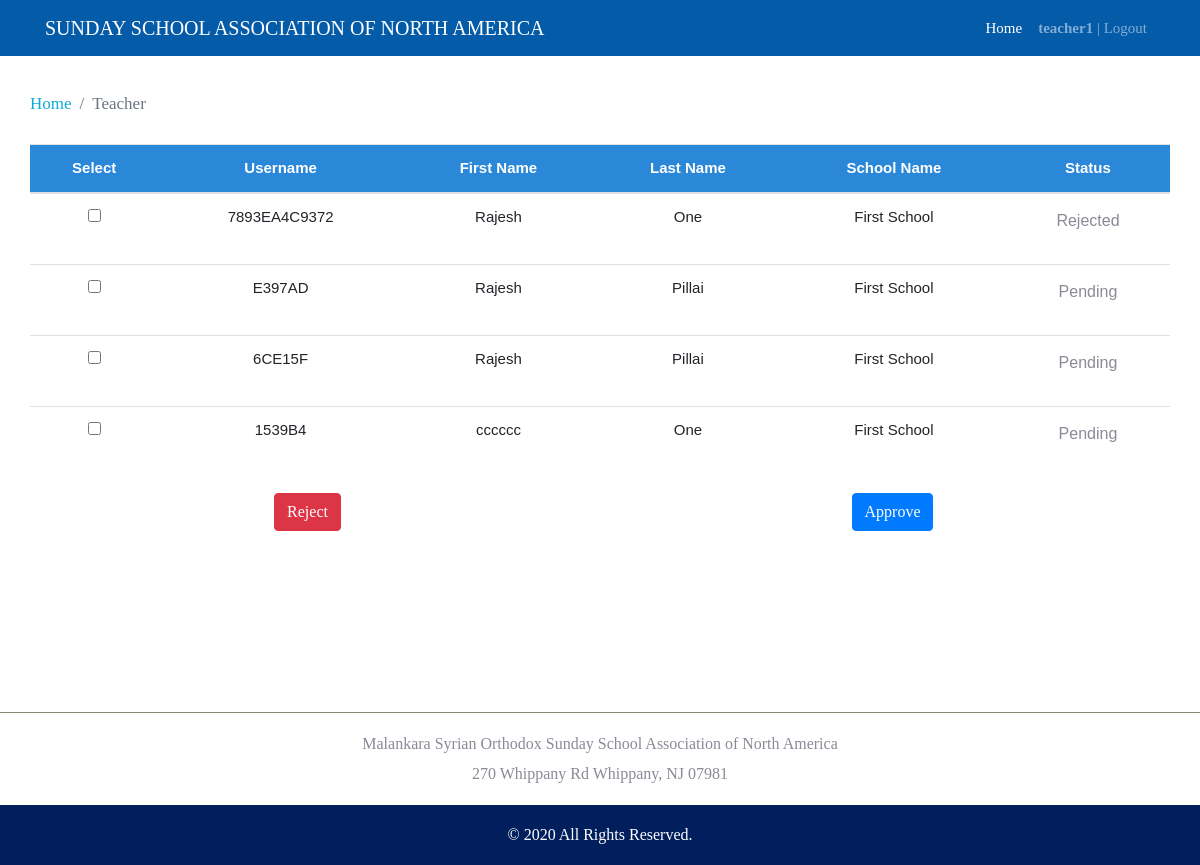
The page /teacher (signed in) on the database its author committed.
### exam/models.py (models this page shows, shortened)
class User(AbstractUser):
    is_student = models.BooleanField(default=False)
    email = models.EmailField(unique=True)

class Student(models.Model):
    user = models.OneToOneField(User, on_delete=models.CASCADE,)
    school = models.ForeignKey(School, on_delete=models.CASCADE, related_name='school')
    gender = models.CharField(max_length=10, default='')
    age = models.IntegerField( default=0)
    address = models.CharField(max_length=255, default='')
    address2 = models.CharField(max_length=255, default='')
    city = models.CharField(max_length=255, default='')
    state = models.CharField(max_length=255, default='')
    zipcode = models.IntegerField( default=0)
    phoneno = models.CharField( default='', max_length=15,)
    score = models.IntegerField(default=0)
    accademicYear = models.IntegerField( default=0)
    is_approved = models.BooleanField(default=False)
    status = models.IntegerField( default=0)
    def __str__(self):
        return self.user.username

class School(models.Model):
    name = models.CharField(max_length=255)
    description = models.CharField(max_length=255)
    is_active = models.BooleanField(default=False)

### exam/views/teacher.py (the view)
# urls.py: path('teacher', TeacherHome.as_view(), name='teacher'),
@method_decorator([login_required], name='dispatch')
class TeacherHome(ListView):
    context_object_name = 'students'
    model = Student
    paginate_by = 10
    template_name = 'teachers/home.html'
    print("...TeacherHome.......")
    def get_context_data(self, **kwargs):
        context = super(TeacherHome, self).get_context_data(**kwargs)
        print("...TeacherHome.......", context)
        return context

### templates/teachers/home.html (shortened to what this page needs)
{% extends 'baseexam.html' %}
{% block style %}
{% load static %}
<link href="{% static 'css/teachers.css' %}" rel="stylesheet">
{% endblock %}
{% block content %}
<div style="min-height: 55vh;">
<br>
  {% include 'includes/breadcrumb.html' %}
    <br>
    <div class="col-12">
      <table class="table">
        <thead class="table-heading">
          <tr>
          <th>Select</th>
          <th>Username</th>
          <th>First Name</th>
          <th>Last Name</th>
          <th>School Name</th>
          <th>Status</th>
        </tr>
        </thead>
    {% for student in students %}
      <tr class="{% cycle 'row1' 'row2' %}">
        <td><input name="studentid" type="checkbox" value="{{ student.id }}" /></td>
        <td>{{ student.user.username }}</td>
        <td>{{ student.user.first_name }}</td>
        <td>{{ student.user.last_name }}</td>
        <td>{{ student.school.name }}</td>
        <td>{% if student.status == 0	%}
          <p>Pending</p>
        {% elif student.status == 1 %}
          <p>Approved</p>
        {% else %}
        <p>Rejected</p>
        {% endif %}</td>
     </tr>
    {% empty %}
      <div class="col-sm-6" style="margin-top: 10pt;"><p class="text-warning">No students registred.</p></div>
    {% endfor %}
  </table>
{% if students %}
<div class="row">
  <div class="col-6">
    <button class="btn btn-danger"  onclick="saveStudent(2)">Reject</button>
  </div>
  <div class="col-6"><button class="btn btn-primary"  onclick="saveStudent(1)">Approve</button></div>
  </div>
  </div>
{% endif %}
</div>
{% endblock %}

### templates/includes/navexam.html (shortened to what this page needs)
{% with url_name=request.resolver_match.url_name %}
<nav class="navbar navbar-expand-lg navbar-dark bg-brown static-top" style="background-color: #045ba8 !important;">
    <div class="container">
        <a class="navbar-brand" href="{% url 'home' %}">SUNDAY SCHOOL ASSOCIATION OF NORTH AMERICA </a>
        <div class="collapse navbar-collapse" id="navbarResponsive">
            <ul class="navbar-nav ml-auto">
               {% if user.is_staff %}
                <li class="nav-item {% if url_name == 'teacher' %} active {% endif %}">
                    <a class="nav-link" href="{% url 'teacher' %}">Home
                    </a>
                </li>
                {% endif %}
                {% if user.is_authenticated %}
                <li class="nav-item">
                     <a class="nav-link {% if url_name == 'studentlogout' %} active {% endif %}"
                        href="{% url 'studentlogout' %}"> <strong>{{ user.username }}</strong> | Logout</a>
                </li>
                {% endif %}
            </ul>
        </div>
    </div>
</nav>
{% endwith %}

### templates/includes/breadcrumb.html
{% with url_name=request.resolver_match.url_name %}
<div class="container ml-0 pl-0">
<nav aria-label="breadcrumb">
  <ol class="breadcrumb" style="float:left;background-color:transparent;font-size:17px">
    <li class="breadcrumb-item"><a href="{% url 'home' %}">Home</a></li>
    <li class="breadcrumb-item active" aria-current="page">{{ url_name|title }}</li>
  </ol>
</nav>
</div>
{% endwith %}

### static/css/app-sample.css (style rules this page uses)
body { font-family:HelveticaNowText-Regular; position:relative; font-weight:400; font-size:15px }
ul { padding:0; margin:0 }
li { list-style:none }
p { font-size:16px; line-height:30px; color:#898b96; font-weight:300 }
a { color:#0bacd3 }
.col-1, .col-2, .col-3, .col-4, .col-5, .col-6, .col-7, .col-8, .col-9, .col-10, .col-11, .col-12, .col, .col-auto, .col-sm-1, .col-sm-2, .col-sm-3, .col-sm-4, .col-sm-5, .col-sm-6, .col-sm-7, .col-sm-8, .col-sm-9, .col-sm-10, .col-sm-11, .col-sm-12, .col-sm, .col-sm-auto, .col-md-1, .col-md-2, .col-md-3, .col-md-4, .col-md-5, .col-md-6, .col-md-7, .col-md-8, .col-md-9, .col-md-10, .col-md-11, .col-md-12, .col-md, .col-md-auto, .col-lg-1, .col-lg-2, .col-lg-3, .col-lg-4, .col-lg-5, .col-lg-6, .col-lg-7, .col-lg-8, .col-lg-9, .col-lg-10, .col-lg-11, .col-lg-12, .col-lg, .col-lg-auto, .col-xl-1, .col-xl-2, .col-xl-3, .col-xl-4, .col-xl-5, .col-xl-6, .col-xl-7, .col-xl-8, .col-xl-9, .col-xl-10, .col-xl-11, .col-xl-12, .col-xl, .col-xl-auto { padding-left: 0px; padding-right: 0px; }
.breadcrumb { padding: .75rem 0rem; }
.bg-brown { background-color: #7f5604 !important }

### static/css/teachers.css (style rules this page uses)
.table-heading { background-color: #2b88d8!important; font-weight: bold; color: white; }

### templates/teachers/home.html (style rules this page uses)
.table { font-family: arial, sans-serif; border-collapse: collapse; width: 100%; }

### rows shown on the page
User: username "teacher1", first_name "Teacher"
Student: user.username "7893EA4C9372", user.first_name "Rajesh", user.last_name "One", school.name "First School", status "Rejected"
Student: user.username "E397AD", user.first_name "Rajesh", user.last_name "Pillai", school.name "First School", status "Pending"
Student: user.username "6CE15F", user.first_name "Rajesh", user.last_name "Pillai", school.name "First School", status "Pending"
Student: user.username "1539B4", user.first_name "cccccc", user.last_name "One", school.name "First School", status "Pending"
